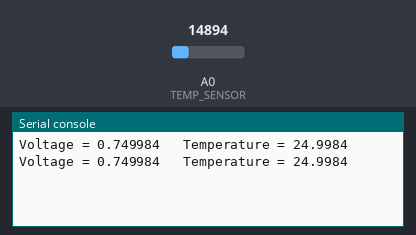
Simulated run of this program. Board: CircuitPython board. Parts: the last lines printed to the serial console. The inputs (shaded band) are chosen by the test bench; at power-on: A0 (TEMP_SENSOR) = 14894 (analog values on the 0–65535 scale).

Above: at 1.2 s.
1.3 s: A0 (TEMP_SENSOR) set to 16085
At 2.6 s:
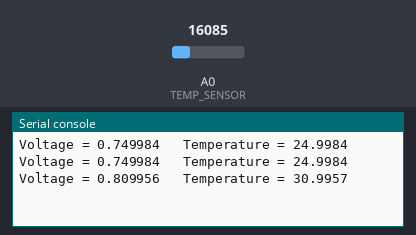
2.8 s: A0 (TEMP_SENSOR) set to 17128
At 3.8 s:
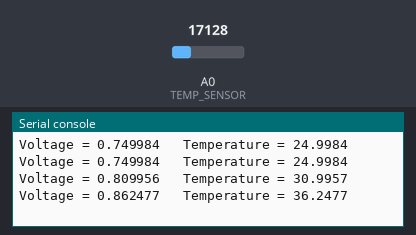
Timing chart, 0 to 5.8 s (numbered marks = the images above; inputs shaded):
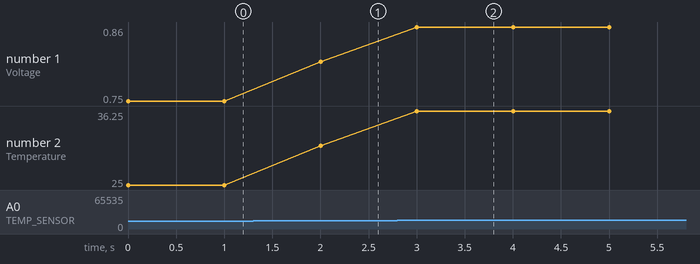

Measured:
- after the input at 1.3 s, the serial console: prints a new line after 0.70 s (image 1)
- after the input at 2.8 s, the serial console: prints a new line after 0.20 s (image 2)
- plotted number 1: 0.75 → 0.81 after the input at 1.3 s, 0.81 → 0.86 after the input at 2.8 s
- plotted number 2: 25 → 31 after the input at 1.3 s, 31 → 36.25 after the input at 2.8 s

The program:

Temperatur-Anzeige.py
```python
"""
Temperatur-Anzeige

================================================="""

import time
import analogio
import board
from simpleio import map_range

TEMP_SENSOR = analogio.AnalogIn(board.A0)


def get_voltage(_temp_sensor):
    """erhält die Spannung des TMP36."""
    voltage_val = map_range(_temp_sensor.value, 0, 65535, 0, 3.3)
    return voltage_val


while True:
    TMP = get_voltage(TEMP_SENSOR)
    print("Voltage =", TMP, end="")
    # Konvertierung in Grad C
    TMP = (TMP - 0.5) * 100
    print("   Temperature =", TMP)
    time.sleep(1)
```
